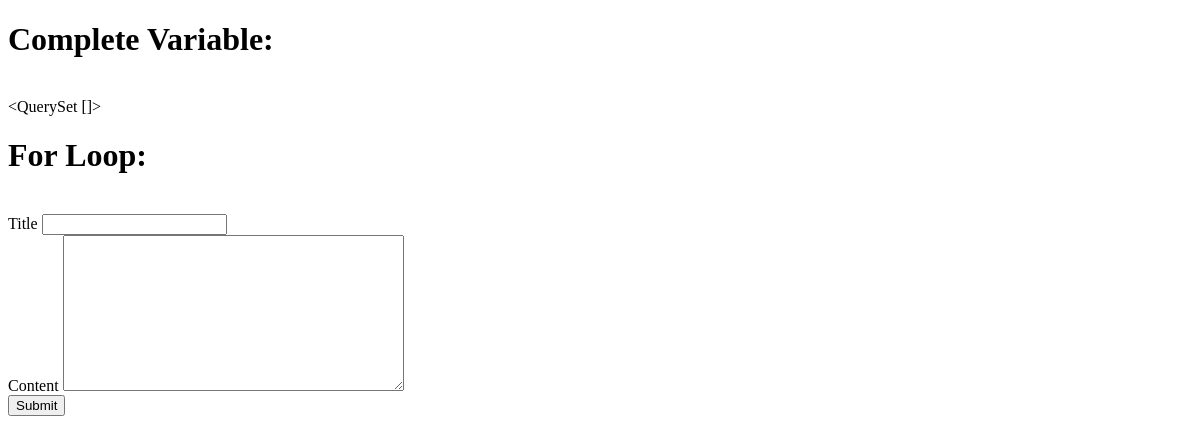
The app's page /, older data.
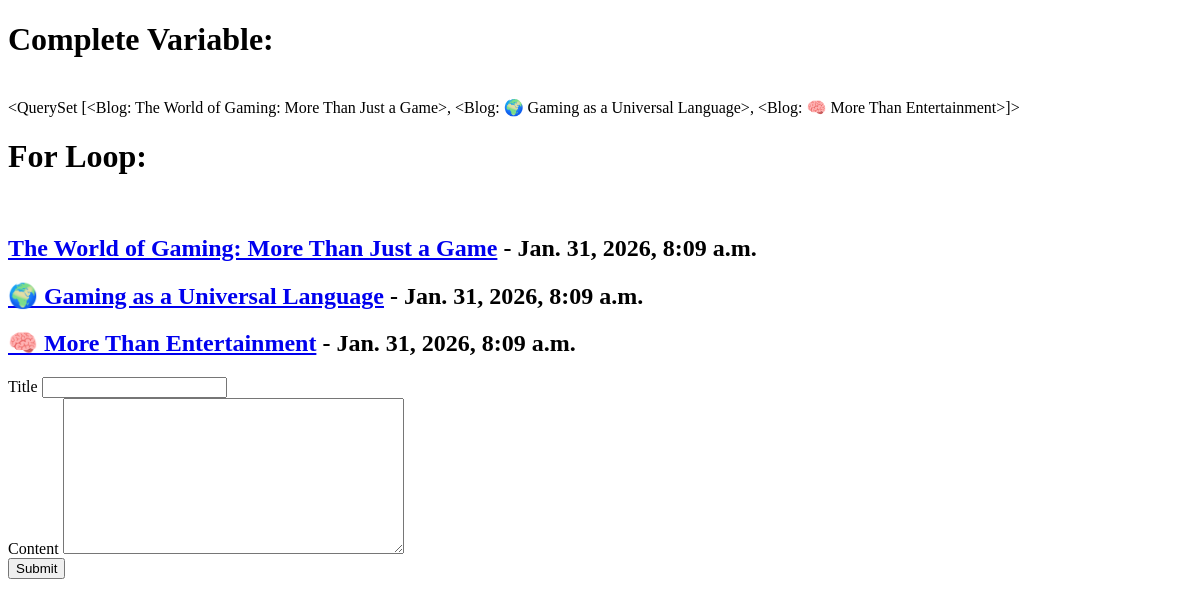
The same page, newer data.
### polls/models.py (models this page shows)
class Blog(models.Model):
    title = models.CharField(max_length=200)
    content = models.TextField()
    pub_date = models.DateTimeField('date published', auto_now_add=True)
    def __str__(self):
        return self.title

### polls/views.py (the view, shortened to what this page needs)
# urls.py: path('', HomeView.as_view(), name="home"),
class HomeView(View):
    def get(self, request):
        blogs = Blog.objects.all()
        form = BlogForm()
        context = {
            'blogs' : blogs,
            'form' : form
        }
        return render(request, 'home.html', context)

### polls/forms.py
class BlogForm(ModelForm):
    class Meta:
        model = Blog
        fields = ['title', 'content']

### templates/home.html (shortened to what this page needs)
<!DOCTYPE html>
<html lang="en">
<head>
</head>
<body>
    <h1>Complete Variable:</h1><br> {{blogs}}<br>
    <h1>For Loop:</h1><br>
    {% for i in blogs %}
        <h2>
            <a href="{% url 'blog_detail' i.id %}">{{i.title}}</a> - {{i.pub_date}}
        </h2>
    {% endfor %}
    <form method="POST" action="{% url 'home' %}">
        <label for="title">Title</label>
        {{form.title}}
        <br>
        <label for="content">Content</label>
        {{form.content}}
        <br>
        <button type="submit">Submit</button>
    </form>
</body>
</html>

Row changes from the older to the newer data that the page shows:
added Blog: title.title "<QuerySet [<Blog: The World of Gaming: More Than Just a Game>, <Blog: 🌍 Gaming as a Universal Language>, <Blog: 🧠 More Than Entertainment>]>", title "The World of Gaming: More Than Just a Game", pub_date "Jan. 31, 2026, 8:09 a.m."
added Blog: title "🌍 Gaming as a Universal Language", pub_date "Jan. 31, 2026, 8:09 a.m."
added Blog: title "🧠 More Than Entertainment", pub_date "Jan. 31, 2026, 8:09 a.m."
Text that changed along with them:
{{ blogs }}: "<QuerySet []>" → (not shown)
